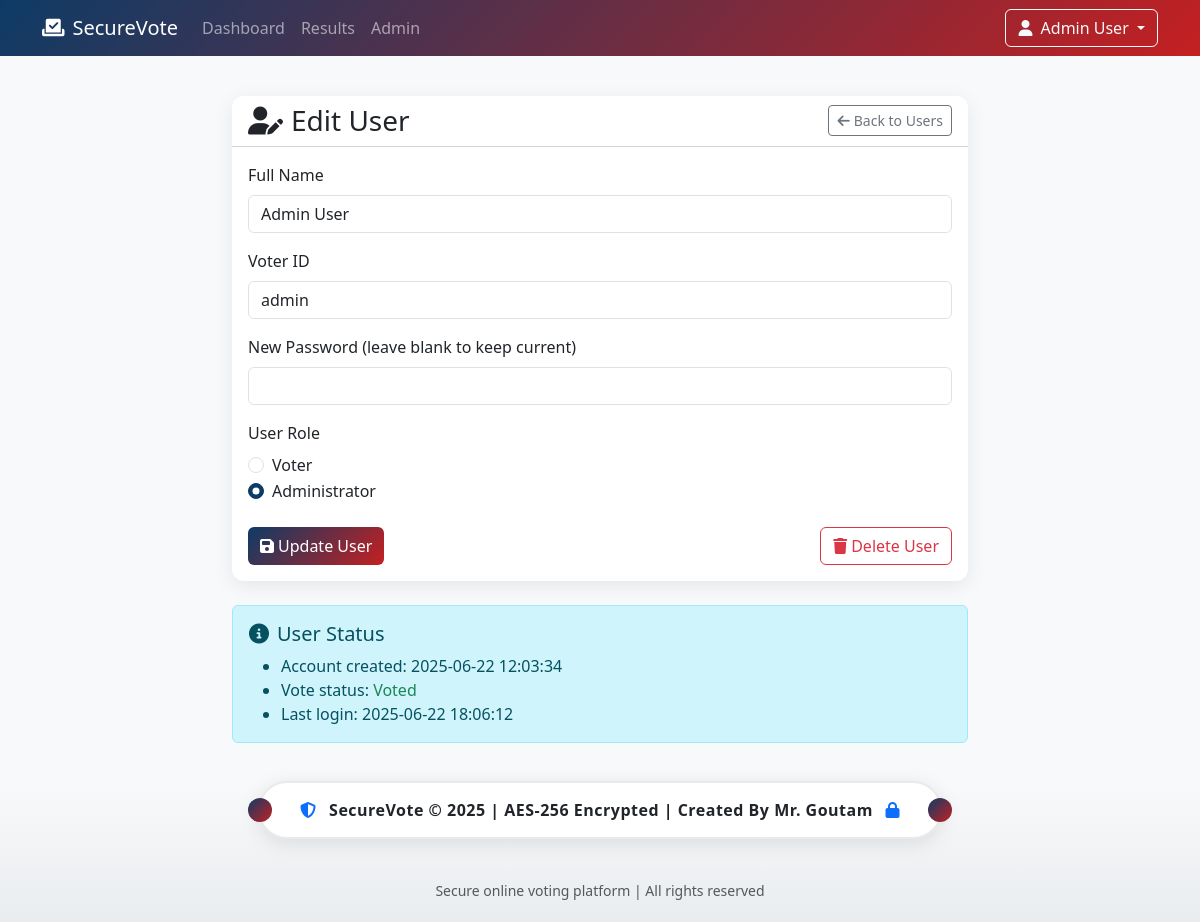
The page /admin/edit_user/1 (signed in) on the database its author committed.
### tables this page shows
CREATE TABLE voters (
            id INTEGER PRIMARY KEY AUTOINCREMENT,
            name TEXT NOT NULL,
            voter_id TEXT UNIQUE NOT NULL,
            password TEXT NOT NULL,
            has_voted BOOLEAN DEFAULT 0,
            role TEXT DEFAULT 'voter',
            created_at DATETIME DEFAULT CURRENT_TIMESTAMP,
            last_login DATETIME
        );

### app.py (the view, shortened to what this page needs)
@app.route('/admin/edit_user/<int:user_id>', methods=['GET', 'POST'])
def edit_user(user_id):
    if 'user_id' not in session or session.get('role') != 'admin':
        flash('Unauthorized access', 'danger')
        return redirect(url_for('login'))
    conn = get_db()
    c = conn.cursor()
    c.execute("SELECT * FROM voters WHERE id = ?", (user_id,))
    user = c.fetchone()
    if not user:
        flash('User not found', 'danger')
        return redirect(url_for('admin_users'))
    return render_template('admin/edit_user.html', user=user)

### app.py (called while the page is built)
@app.teardown_appcontext
def close_connection(exception):
    close_db(exception)

### database.py (called while the page is built)
def get_db():
    db = sqlite3.connect('voting_system.db')
    db.row_factory = sqlite3.Row
    return db

### templates/admin/edit_user.html (shortened to what this page needs)
{% extends "base.html" %}
{% block content %}
<div class="row justify-content-center">
  <div class="col-lg-8">
    <div class="vote-card card mb-4">
      <div class="card-header bg-white d-flex justify-content-between align-items-center">
        <h3 class="mb-0"><i class="fas fa-user-edit me-2"></i>Edit User</h3>
        <a href="{{ url_for('admin_users') }}" class="btn btn-sm btn-outline-secondary">
          <i class="fas fa-arrow-left me-1"></i>Back to Users
        </a>
      </div>
      <div class="card-body">
        <form method="POST">
          <div class="mb-3">
            <label class="form-label">Full Name</label>
            <input type="text" class="form-control" name="name"
                   value="{{ user.name }}" required>
          </div>
          <div class="mb-3">
            <label class="form-label">Voter ID</label>
            <input type="text" class="form-control" name="voter_id"
                   value="{{ user.voter_id }}" required>
          </div>
          <div class="mb-3">
            <label class="form-label">New Password (leave blank to keep current)</label>
            <input type="password" class="form-control" name="password">
          </div>
          <div class="mb-4">
            <label class="form-label">User Role</label>
            <div class="form-check">
              <input class="form-check-input" type="radio" name="role"
                     id="roleVoter" value="voter"
                     {{ 'checked' if user.role == 'voter' }}>
              <label class="form-check-label" for="roleVoter">
                Voter
              </label>
            </div>
            <div class="form-check">
              <input class="form-check-input" type="radio" name="role"
                     id="roleAdmin" value="admin"
                     {{ 'checked' if user.role == 'admin' }}>
              <label class="form-check-label" for="roleAdmin">
                Administrator
              </label>
            </div>
          </div>
          <div class="d-flex justify-content-between">
            <button type="submit" class="btn btn-election">
              <i class="fas fa-save me-1"></i>Update User
            </button>
            <button type="button" class="btn btn-outline-danger" data-bs-toggle="modal"
                    data-bs-target="#deleteUserModal">
              <i class="fas fa-trash me-1"></i>Delete User
            </button>
          </div>
        </form>
      </div>
    </div>
    <div class="alert alert-info">
      <h5><i class="fas fa-info-circle me-2"></i>User Status</h5>
      <ul class="mb-0">
        <li>Account created: {{ user.created_at or 'Unknown' }}</li>
        <li>Vote status:
          {% if user.has_voted %}
            <span class="text-success">Voted</span>
          {% else %}
            <span class="text-warning">Not voted</span>
          {% endif %}
        </li>
        <li>Last login: {{ user.last_login or 'Never' }}</li>
      </ul>
    </div>
  </div>
</div>
{% endblock %}

### templates/base.html (shortened to what this page needs)
<!DOCTYPE html>
<html lang="en">
<head>
  <link href="https://cdn.jsdelivr.net/npm/bootstrap@5.3.0/dist/css/bootstrap.min.css" rel="stylesheet">
  <link rel="stylesheet" href="https://cdnjs.cloudflare.com/ajax/libs/font-awesome/6.4.0/css/all.min.css">
  <link rel="stylesheet" href="{{ url_for('static', filename='css/styles.css') }}">
</head>
<body>
  <nav class="navbar navbar-expand-lg navbar-dark bg-election">
    <div class="container">
      <a class="navbar-brand" href="{{ url_for('home') }}">
        <i class="fas fa-vote-yea me-2"></i>SecureVote
      </a>
      <div class="collapse navbar-collapse" id="navbarNav">
        <ul class="navbar-nav me-auto">
          <li class="nav-item">
            <a class="nav-link" href="{{ url_for('dashboard') }}">Dashboard</a>
          </li>
          <li class="nav-item">
            <a class="nav-link" href="{{ url_for('results') }}">Results</a>
          </li>
          {% if session.get('role') == 'admin' %}
          <li class="nav-item">
            <a class="nav-link" href="{{ url_for('admin_dashboard') }}">Admin</a>
          </li>
          {% endif %}
        </ul>
        <div class="d-flex">
          {% if session.user_id %}
          <div class="dropdown">
            <button class="btn btn-outline-light dropdown-toggle" type="button" id="userMenu" data-bs-toggle="dropdown">
              <i class="fas fa-user me-1"></i> {{ session.name }}
            </button>
          </div>
          {% else %}
          <a href="{{ url_for('login') }}" class="btn btn-sm btn-light">
            <i class="fas fa-sign-in-alt me-1"></i> Login
          </a>
          {% endif %}
        </div>
      </div>
    </div>
  </nav>
  <main class="container py-4">
    {% block content %}{% endblock %}
  </main>
  <footer>
    <div class="container">
      <div class="footer-capsule">
        <p class="mb-0 text-dark">
          <i class="fas fa-shield-alt me-2 text-primary"></i>
          SecureVote &copy; 2025 | AES-256 Encrypted | Created By Mr. Goutam
          <i class="fas fa-lock ms-2 text-primary"></i>
        </p>
      </div>
      <div class="mt-4">
        <small class="text-muted">Secure online voting platform | All rights reserved</small>
      </div>
    </div>
  </footer>
</body>
</html>

### static/css/styles.css (style rules this page uses)
:root { --election-blue: #0d3b66; --election-red: #c42021; --capsule-bg: #ffffff; }
html, body { height: 100%; background-color: #f8f9fa; font-family: 'Segoe UI', Tahoma, Geneva, Verdana, sans-serif; }
body { display: flex; flex-direction: column; min-height: 100vh; }
.bg-election { background: linear-gradient(135deg, var(--election-blue), var(--election-red)); }
.vote-card { border: none; border-radius: 12px; box-shadow: 0 5px 20px rgba(0, 0, 0, 0.08); transition: transform 0.3s ease, box-shadow 0.3s ease; overflow: hidden; }
.btn-election { background: linear-gradient(135deg, var(--election-blue), var(--election-red)); color: white; border: none; transition: all 0.3s ease; }
main { flex: 1 0 auto; padding-bottom: 2rem; }
footer { flex-shrink: 0; padding: 30px 0 20px; text-align: center; position: relative; z-index: 100; background: linear-gradient(to bottom, #f8f9fa 0%, #e9ecef 100%); }
.footer-capsule { background: white; border-radius: 50px; padding: 15px 40px; box-shadow: 0 4px 20px rgba(0, 0, 0, 0.1); display: inline-block; margin-top: -30px; position: relative; border: 2px solid #eaeaea; transform: translateY(-15px); }
.footer-capsule p { margin: 0; font-weight: 600; color: #333; font-size: 1rem; letter-spacing: 0.5px; }
.footer-capsule::before, .footer-capsule::after { content: ""; position: absolute; width: 24px; height: 24px; background: linear-gradient(135deg, #0d3b66, #c42021); border-radius: 50%; top: 50%; transform: translateY(-50%); }
.footer-capsule::before { left: -12px; }
.footer-capsule::after { right: -12px; }
.form-check-input:checked { background-color: #0d3b66; border-color: #0d3b66; }

### rows shown on the page
voters: name "Admin User", voter_id "admin", created_at "2025-06-22 12:03:34", last_login "2025-06-22 18:06:12"
